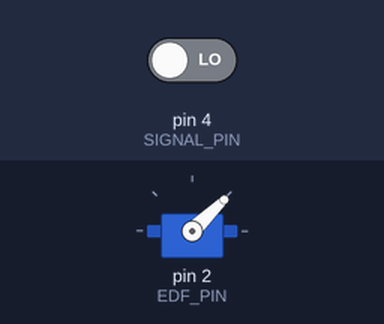
The sketch below on a simulated Arduino Uno, built with avr-gcc and run on an emulated ATmega328P. Shown: servo. The test bench sets the inputs (shaded band); at power-on: pin 4 (SIGNAL_PIN) LOW.

Above: at 2.7 s.
2.8 s: pin 4 (SIGNAL_PIN) driven HIGH
At 3.9 s:
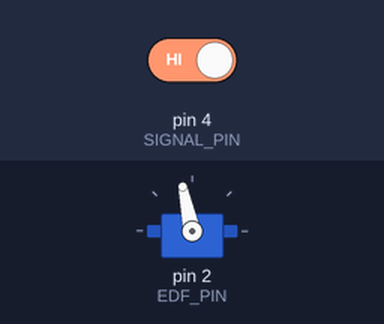
4.3 s: pin 4 (SIGNAL_PIN) driven LOW
At 5.0 s:
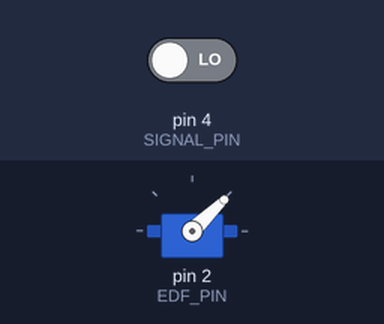
Timing chart, 0 to 7.3 s (numbered marks = the images above; inputs shaded):
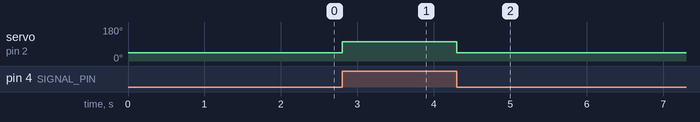

The sketch:

testTurbina.ino
```cpp
/*
  > 1900 - 2000 for homologation
  > 1500 - 1900 for normal runs
*/

#include <Servo.h>

Servo ESC_pin;
#define EDF_PIN 2
#define SIGNAL_PIN 4

void setup() {
  pinMode(SIGNAL_PIN, INPUT);
  ESC_pin.attach(EDF_PIN);

  ESC_pin.writeMicroseconds(1000); // Arm
  delay(1500);
}

void loop() {
  if (digitalRead(SIGNAL_PIN) == HIGH) {
    ESC_pin.writeMicroseconds(1600);
  } else {
    ESC_pin.writeMicroseconds(1000);
  }
}
```

Measured:
- after the input at 2.8 s, servo on pin 2 (EDF_PIN): 44° → 102° at once
- after the input at 4.3 s, servo on pin 2 (EDF_PIN): 102° → 44° at once
